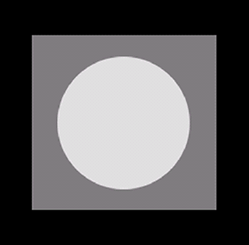
%> input picture CSE_LAB_4TH/401/401_LAB/19.Noise Model/help/ME_NOise/main.bmp, 249 x 245 px
$ octave uniform.m   (GNU Octave 9; MATLAB toolbox functions it lacks are replaced by stand-ins)
%> lines starting %> are read from the running program, lines starting %| are printed output that depends on the picture
clc;
close all;
clear all;

main = imread('main.bmp');
%> main is the input picture: size 245x249x3 uint8; mean R, G, B 89.4, 88.2, 89.4
Input_img=rgb2gray(main);
Input_img = double(Input_img);
%> Input_img: size 245x249 double

[M N]=size(Input_img);
%> M = 245; N = 249

a=90
b=160

Noise=a+(b-a)*rand(M,N);

Deg_Image=Noise+Input_img;
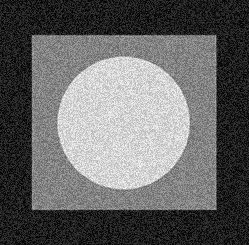
%> Deg_Image: size 245x249 double; min 90, max 399.3, mean 213.6; drawn with min black and max white

%Image Normalization : 0 to 255
min_N=min(min(Deg_Image));
%> min_N = 90
max_N=max(max(Deg_Image));
%> max_N = 399.3
Deg_Image=((Deg_Image-min_N).*255)./(max_N-min_N);


subplot(3,2,1);
imshow(uint8(Input_img));
title('main image');

subplot(3,2,2);
hist(Input_img);
title('Histogram of main image');

subplot(3,2,3);
imshow(Noise);
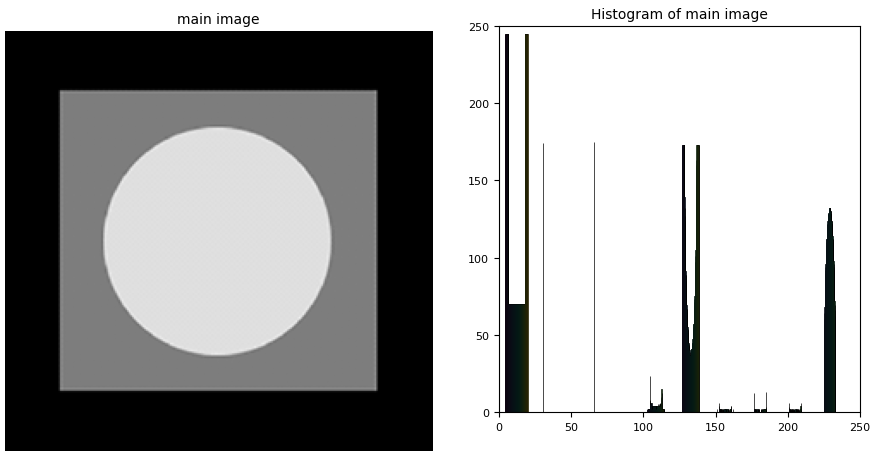
%> figure redrawn from the program's plot data, 3 panels
imshow(uint8(Noise));
title('Noise image');


subplot(3,2,4);
hist(Noise);
title('Histogram of Noise image');


subplot(3,2,5);
imshow(uint8(Deg_Image));
title('Degraded image');


subplot(3,2,6);
hist(Deg_Image);
title('Histogram of Degraded image');
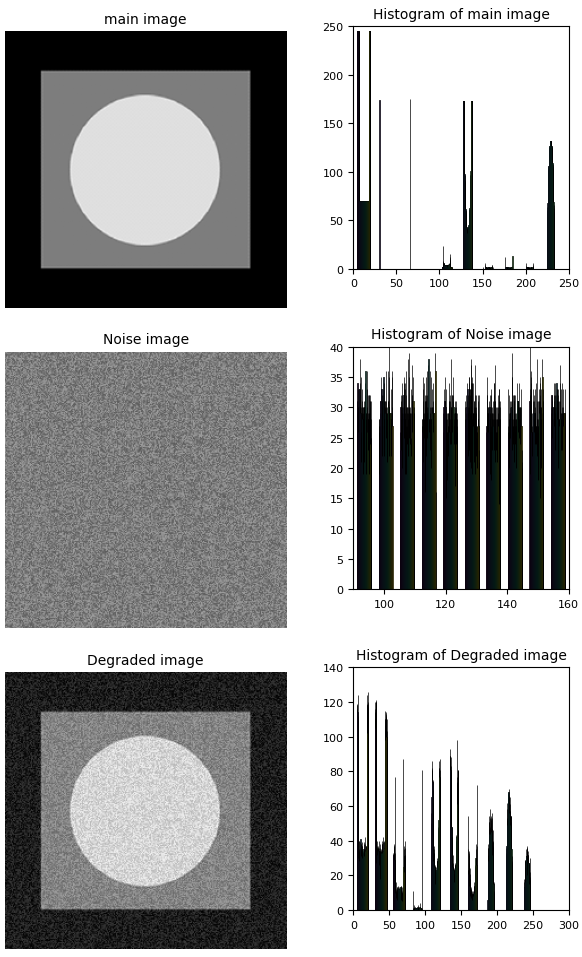
%> figure redrawn from the program's plot data, 6 panels
